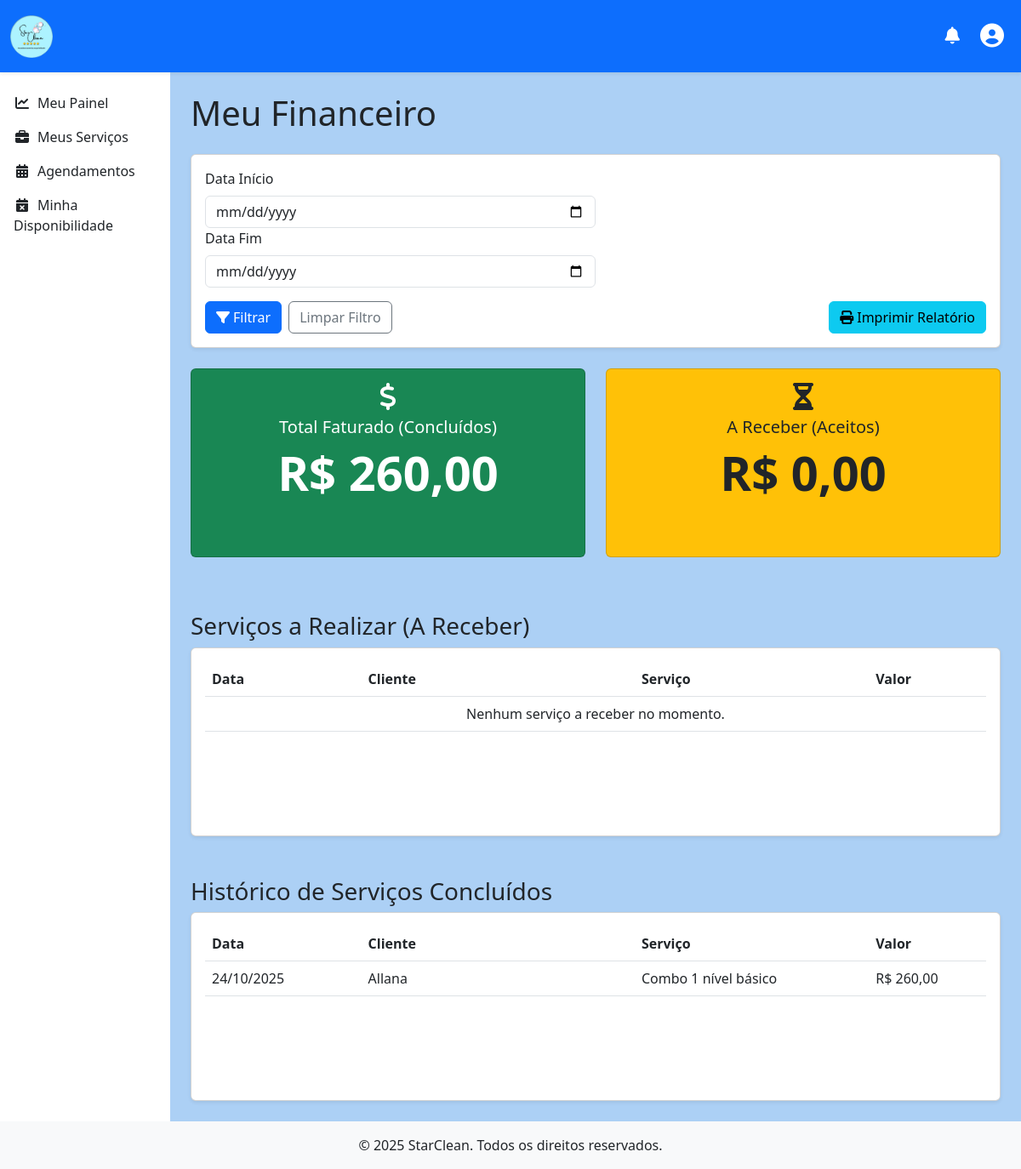
Before: /prestador/meu_financeiro.php (signed in) with the older database file.
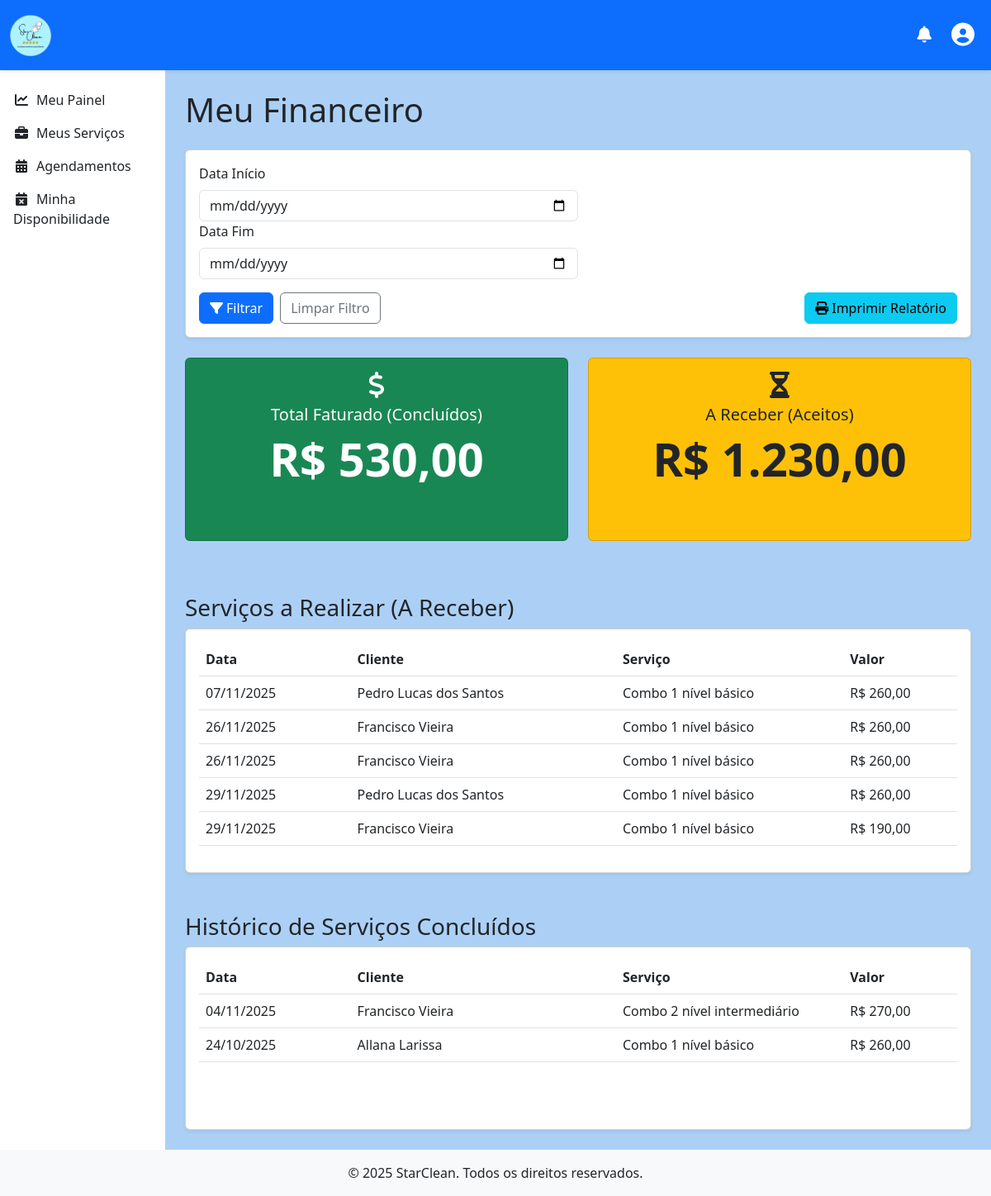
After: the same page with the newer database file.
### tables this page shows
CREATE TABLE `agendamento` (
  `id` int(11) NOT NULL,
  `Cliente_id` int(11) NOT NULL,
  `Prestador_id` int(11) NOT NULL,
  `Servico_id` int(11) NOT NULL,
  `Endereco_id` int(11) NOT NULL,
  `data` date NOT NULL,
  `hora` time NOT NULL,
  `status` enum('pendente','aceito','realizado','cancelado') NOT NULL DEFAULT 'pendente',
  `observacoes` text DEFAULT NULL,
  `tem_pets` tinyint(1) NOT NULL DEFAULT 0,
  `tem_crianca` tinyint(1) NOT NULL DEFAULT 0,
  `possui_aspirador` tinyint(1) NOT NULL DEFAULT 0,
  `notificacao_prestador_lida` tinyint(1) NOT NULL DEFAULT 0,
  `notificacao_cliente_lida` tinyint(1) NOT NULL DEFAULT 0,
  `notificacao_admin_lida` tinyint(1) NOT NULL DEFAULT 0
);

CREATE TABLE `cliente` (
  `id` int(11) NOT NULL,
  `nome` varchar(45) NOT NULL,
  `sobrenome` varchar(45) NOT NULL,
  `email` varchar(150) NOT NULL,
  `data_nascimento` date NOT NULL,
  `telefone` varchar(20) NOT NULL,
  `cpf` varchar(14) NOT NULL,
  `password` varchar(255) NOT NULL,
  `receber_notificacoes_email` tinyint(1) NOT NULL DEFAULT 1,
  `criado_em` timestamp NOT NULL DEFAULT current_timestamp(),
  `atualizado_em` timestamp NOT NULL DEFAULT current_timestamp() ON UPDATE current_timestamp()
);

CREATE TABLE `servico` (
  `id` int(11) NOT NULL,
  `titulo` varchar(100) NOT NULL,
  `descricao` text NOT NULL,
  `preco` double NOT NULL,
  `duracao_estimada` time DEFAULT NULL,
  `prestador_id` int(11) NOT NULL
);

### prestador/meu_financeiro.php (the view, shortened to what the changed rows need)
<?php
$id_prestador_logado = $_SESSION['usuario_id'];
$total_realizado = 0;
$total_a_receber = 0;
$servicos_realizados = [];
$servicos_a_receber = [];
try {
    $pdo = obterConexaoPDO();
    $filtro_sql = "";
    $params_filtro = [];
    $sql_total_realizado = "SELECT SUM(s.preco) AS total
                            FROM Agendamento a
                            JOIN Servico s ON a.Servico_id = s.id
                            WHERE a.Prestador_id = ? AND a.status = 'realizado'" . $filtro_sql;
    $stmt_realizado = $pdo->prepare($sql_total_realizado);
    $stmt_realizado->execute(array_merge([$id_prestador_logado], $params_filtro));
    $total_realizado = $stmt_realizado->fetchColumn() ?: 0;
    $sql_total_aceito = "SELECT SUM(s.preco) AS total
                         FROM Agendamento a
                         JOIN Servico s ON a.Servico_id = s.id
                         WHERE a.Prestador_id = ? AND a.status = 'aceito'" . $filtro_sql;
    $stmt_aceito = $pdo->prepare($sql_total_aceito);
    $stmt_aceito->execute(array_merge([$id_prestador_logado], $params_filtro));
    $total_a_receber = $stmt_aceito->fetchColumn() ?: 0;
    $sql_base = "SELECT a.data, a.hora, c.nome AS nome_cliente, s.titulo, s.preco
                 FROM Agendamento a
                 JOIN Cliente c ON a.Cliente_id = c.id
                 JOIN Servico s ON a.Servico_id = s.id
                 WHERE a.Prestador_id = ? AND a.status = ?" . $filtro_sql;
    $stmt_lista_realizados = $pdo->prepare($sql_base . " ORDER BY a.data DESC");
    $stmt_lista_realizados->execute(array_merge([$id_prestador_logado, 'realizado'], $params_filtro));
    $servicos_realizados = $stmt_lista_realizados->fetchAll(PDO::FETCH_ASSOC);
    $stmt_lista_aceitos = $pdo->prepare($sql_base . " ORDER BY a.data ASC");
    $stmt_lista_aceitos->execute(array_merge([$id_prestador_logado, 'aceito'], $params_filtro));
    $servicos_a_receber = $stmt_lista_aceitos->fetchAll(PDO::FETCH_ASSOC);
} catch (PDOException $e) {
    error_log("Erro na página financeira do prestador: " . $e->getMessage());
    $mensagem_erro = '<div class="alert alert-danger">Não foi possível carregar os dados financeiros. Tente novamente.</div>';
}
include '../includes/header.php';
?>
<main class="d-flex">
    <div class="container-fluid p-4">
        <h1 class="mb-4">Meu Financeiro</h1>
        <div class="row mb-4">
            <div class="col-md-6 mb-3">
                <div class="card text-white bg-success h-100">
                    <div class="card-body text-center">
                        <i class="fas fa-dollar-sign fa-2x mb-2"></i>
                        <h5 class="card-title">Total Faturado (Concluídos)</h5>
                        <p class="card-text display-4 fw-bold">R$ <?= number_format($total_realizado, 2, ',', '.') ?></p>
                    </div>
                </div>
            </div>
            <div class="col-md-6 mb-3">
                <div class="card text-dark bg-warning h-100">
                    <div class="card-body text-center">
                        <i class="fas fa-hourglass-half fa-2x mb-2"></i>
                        <h5 class="card-title">A Receber (Aceitos)</h5>
                        <p class="card-text display-4 fw-bold">R$ <?= number_format($total_a_receber, 2, ',', '.') ?></p>
                    </div>
                </div>
            </div>
        </div>
        <div class="card shadow-sm">
            <div class="card-body">
                <div class="table-responsive">
                    <table class="table table-hover">
                        <colgroup>
                        </colgroup>
                        <thead><tr><th>Data</th><th>Cliente</th><th>Serviço</th><th>Valor</th></tr></thead>
                        <tbody>
                            <?php if (empty($servicos_a_receber)): ?>
                                <tr><td colspan="4" class="text-center">Nenhum serviço a receber no momento.</td></tr>
                            <?php else: foreach ($servicos_a_receber as $servico): ?>
                                <tr><td><?= date('d/m/Y', strtotime($servico['data'])) ?></td><td><?= htmlspecialchars($servico['nome_cliente']) ?></td><td><?= htmlspecialchars($servico['titulo']) ?></td><td>R$ <?= number_format($servico['preco'], 2, ',', '.') ?></td></tr>
                            <?php endforeach; endif; ?>
                        </tbody>
                    </table>
                </div>
            </div>
        </div>
        <div class="card shadow-sm">
            <div class="card-body">
                <div class="table-responsive">
                    <table class="table table-hover">
                        <colgroup>
                        </colgroup>
                        <thead><tr><th>Data</th><th>Cliente</th><th>Serviço</th><th>Valor</th></tr></thead>
                        <tbody>
                            <?php if (empty($servicos_realizados)): ?>
                                <tr><td colspan="4" class="text-center">Nenhum serviço concluído ainda.</td></tr>
                            <?php else: foreach ($servicos_realizados as $servico): ?>
                                <tr><td><?= date('d/m/Y', strtotime($servico['data'])) ?></td><td><?= htmlspecialchars($servico['nome_cliente']) ?></td><td><?= htmlspecialchars($servico['titulo']) ?></td><td>R$ <?= number_format($servico['preco'], 2, ',', '.') ?></td></tr>
                            <?php endforeach; endif; ?>
                        </tbody>
                    </table>
                </div>
            </div>
        </div>
    </div>
</main>
<?php include '../includes/footer.php'; ?>

Changed rows visible on the page:
added agendamento: data "07/11/2025", Cliente.nome "Pedro Lucas dos Santos", Servico.titulo "Combo 1 nível básico", Servico.preco "260,00", shown under "Serviços a Realizar (A Receber)"
added agendamento: data "26/11/2025", Cliente.nome "Francisco Vieira", Servico.titulo "Combo 1 nível básico", Servico.preco "260,00", shown under "Serviços a Realizar (A Receber)"
added agendamento: data "26/11/2025", Cliente.nome "Francisco Vieira", Servico.titulo "Combo 1 nível básico", Servico.preco "260,00", shown under "Serviços a Realizar (A Receber)"
added agendamento: data "29/11/2025", Cliente.nome "Pedro Lucas dos Santos", Servico.titulo "Combo 1 nível básico", Servico.preco "260,00", shown under "Serviços a Realizar (A Receber)"
added agendamento: data "29/11/2025", Cliente.nome "Francisco Vieira", Servico.titulo "Combo 1 nível básico", Servico.preco "190,00", shown under "Serviços a Realizar (A Receber)"
added agendamento: data "04/11/2025", Cliente.nome "Francisco Vieira", Servico.titulo "Combo 2 nível intermediário", Servico.preco "270,00", shown under "Histórico de Serviços Concluídos"
changed agendamento: Cliente.nome "Allana" → "Allana Larissa"
Other visible differences:
$total_realizado: "260,00" → "530,00"
$total_a_receber: "0,00" → "1.230,00"
text no longer shown: "Nenhum serviço a receber no momento."
